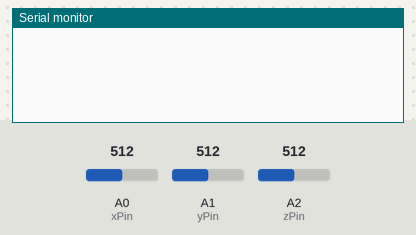
A sketch run on a simulated Arduino Uno, built with avr-gcc and run on an emulated ATmega328P. On the bench: the last lines printed to the serial monitor. The inputs (shaded band) are chosen by the test bench; at power-on: A1 (yPin) = 512, A2 (zPin) = 512, A0 (xPin) = 512.

Above: at 1.2 s.
1.3 s: A1 (yPin) set to 551
At 1.9 s:
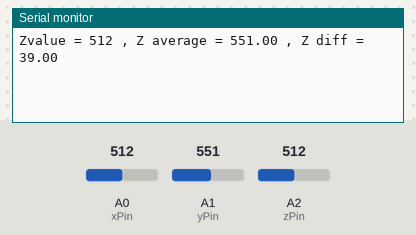
3.5 s: A2 (zPin) set to 306
At 3.9 s:
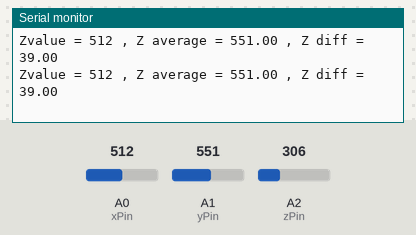
5.0 s: A1 (yPin) set to 511
At 5.4 s:
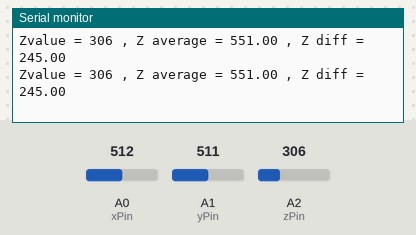
6.5 s: A2 (zPin) set to 122
At 7.0 s:
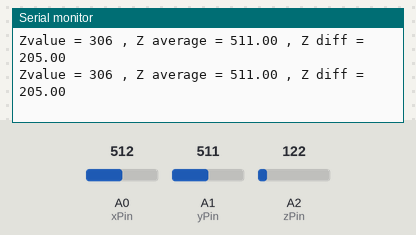
Timing chart, 0 to 9.0 s (numbered marks = the images above; inputs shaded):
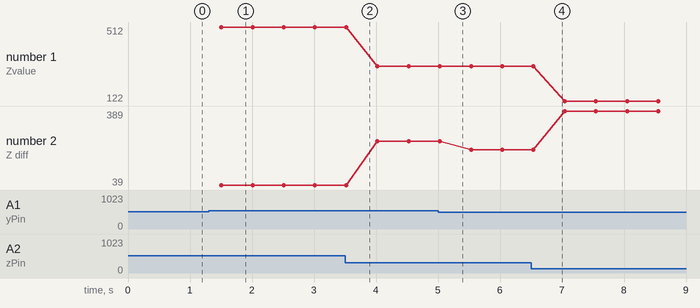

The sketch:

accelerometer_sketch.ino
```cpp
/*
  accel sketch
  simple sketch to try out accelerometer
 */

 const int xPin = 0; // analog input pins
 const int yPin = 1;
 const int zPin = 2;

 const int numberValuesAverage = 10;

int xValArray[numberValuesAverage];
int yValArray[numberValuesAverage];
int zValArray[numberValuesAverage];
int Zsnooze;

void setup() {
  // put your setup code here, to run once:
  Serial.begin(9600); // note the higher than usual serial speed
  //INITIALIZE ROLLING AVERAGE VALUE ARRAYS
  for (int i = 0; i < 5; i = i + 1) {
    xValArray[i] = 0;
    yValArray[i] = 0;
    zValArray[i] = 0;
  }

}

void loop() {
  // put your main code here, to run repeatedly:
  int xValue;
  int yValue;
  int zValue;
  xValue = analogRead(xPin);
  yValue = analogRead(yPin);
  zValue = analogRead(zPin);

//  Serial.print("X value = ");
//  Serial.println(xValue);
//
//  Serial.print("Y value = ");
//  Serial.println(yValue);
//
//  Serial.print("Z value = ");
//  Serial.println(zValue);

  delay(100);

  //COMPUTE A ROLLING AVERAGE OF THE LAST 10 MEASUREMENTS

  //SET THE 1-9 VALUES TO THE PREVIOUS VALUE
  for (int i=1; i < numberValuesAverage; i++) {
    xValArray[i] = xValArray[i-1];
        yValArray[i] = yValArray[i-1];
            zValArray[i] = zValArray[i-1];
  }

  //SET THE ZERO ELEMENT TO THE CURRENT VALUE
  xValArray[0] = xValue;
  yValArray[0] = yValue;
  zValArray[0] = yValue;
  int Xsum=0;
    int Ysum=0;
      int Zsum=0;
  //TAKE THE AVERAGE
  for (int i=0; i < numberValuesAverage; i++) {
    Xsum = Xsum+xValArray[i];
    Ysum = Ysum+yValArray[i];
    Zsum = Zsum+zValArray[i];
  }

  double XAverage = Xsum/numberValuesAverage;
    double YAverage = Ysum/numberValuesAverage;
      double ZAverage = Zsum/numberValuesAverage;
  //Serial.print("X average = ");
  //Serial.println(XAverage);

  //SINCE I ONLY NEED THE ACCELERATION IN A SINGLE DIRECTION I WILL NOT USE THE ABSOLUTE VALUE TO DETECT AN EVENT
  double XDiff = XAverage - xValue;
  double YDiff = YAverage - yValue;
  double ZDiff = ZAverage - zValue;

//  if(XDiff > 10) {
//    Serial.print("X value = ");
//    Serial.print(xValue);
//    Serial.print(" , X average = ");
//    Serial.print(XAverage);
//    Serial.print(" , X diff = ");
//    Serial.println(XDiff);
//
//  }
//    if(YDiff > 10) {
//    Serial.print("Y value = ");
//    Serial.print(yValue);
//    Serial.print(" , Y average = ");
//    Serial.print(YAverage);
//    Serial.print(" , Y diff = ");
//    Serial.println(YDiff);
//  }
    if(ZDiff > 20 && Zsnooze<1) {
      Serial.print("Zvalue = ");
      Serial.print(zValue);
      Serial.print(" , Z average = ");
      Serial.print(ZAverage);
      Serial.print(" , Z diff = ");
      Serial.println(ZDiff);

      Zsnooze=5;

    }

  if(Zsnooze > 0) {
    Zsnooze=Zsnooze-1;
  }
}
```

Measured:
- the behaviour switches between 532 and 533 on A1 (yPin) (found by bisection; images 0 and 1)
- after the input at 1.3 s, the serial monitor: prints a new line after 0.21 s (image 1)
- plotted number 1: 512 → 306 after the input at 3.5 s, 306 → 122 after the input at 6.5 s
- plotted number 2: 39 → 245 after the input at 3.5 s, 245 → 205 after the input at 5.0 s, 205 → 389 after the input at 6.5 s
